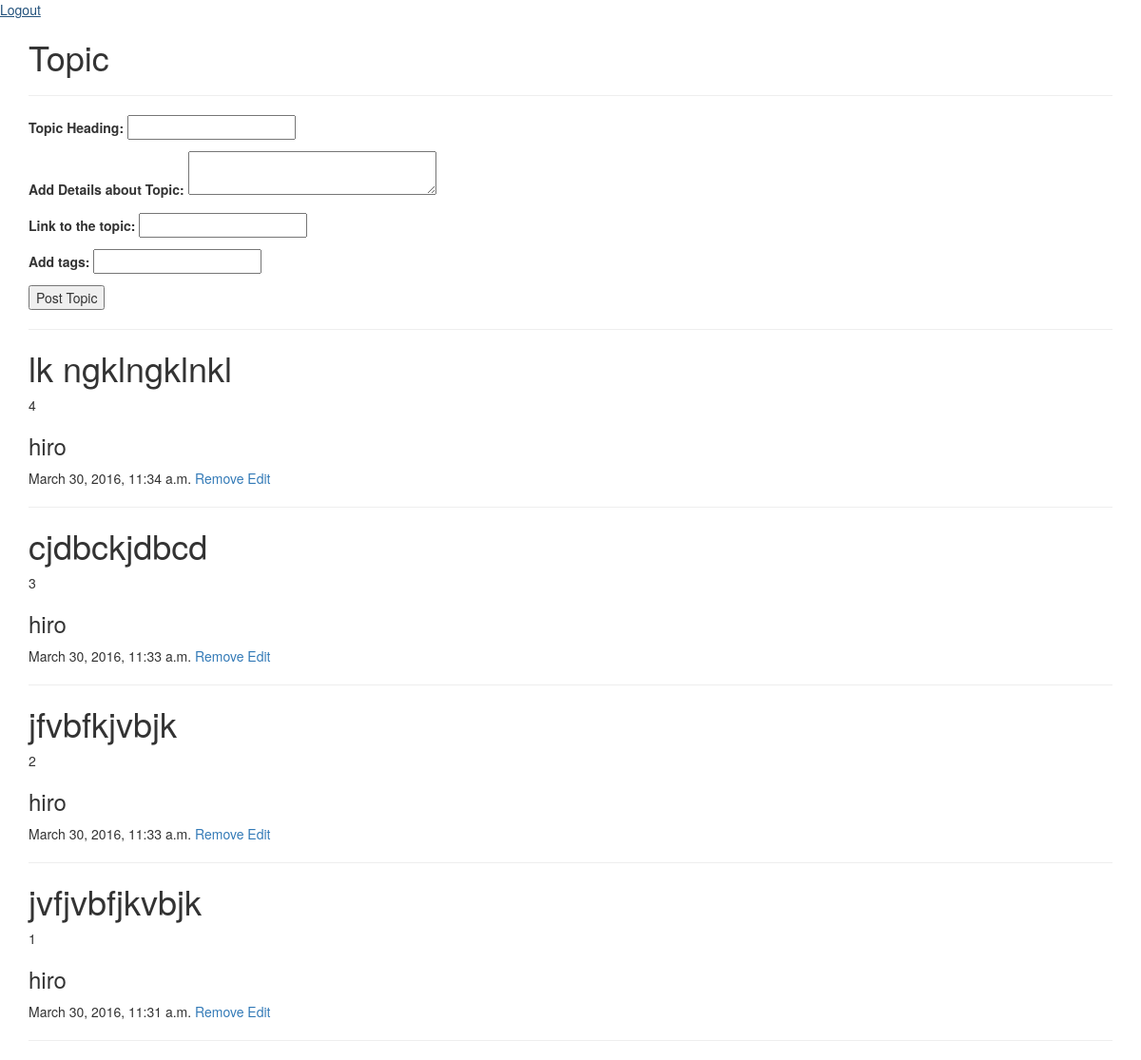
Page /codehub/topic/ (signed in) on the earlier database version.
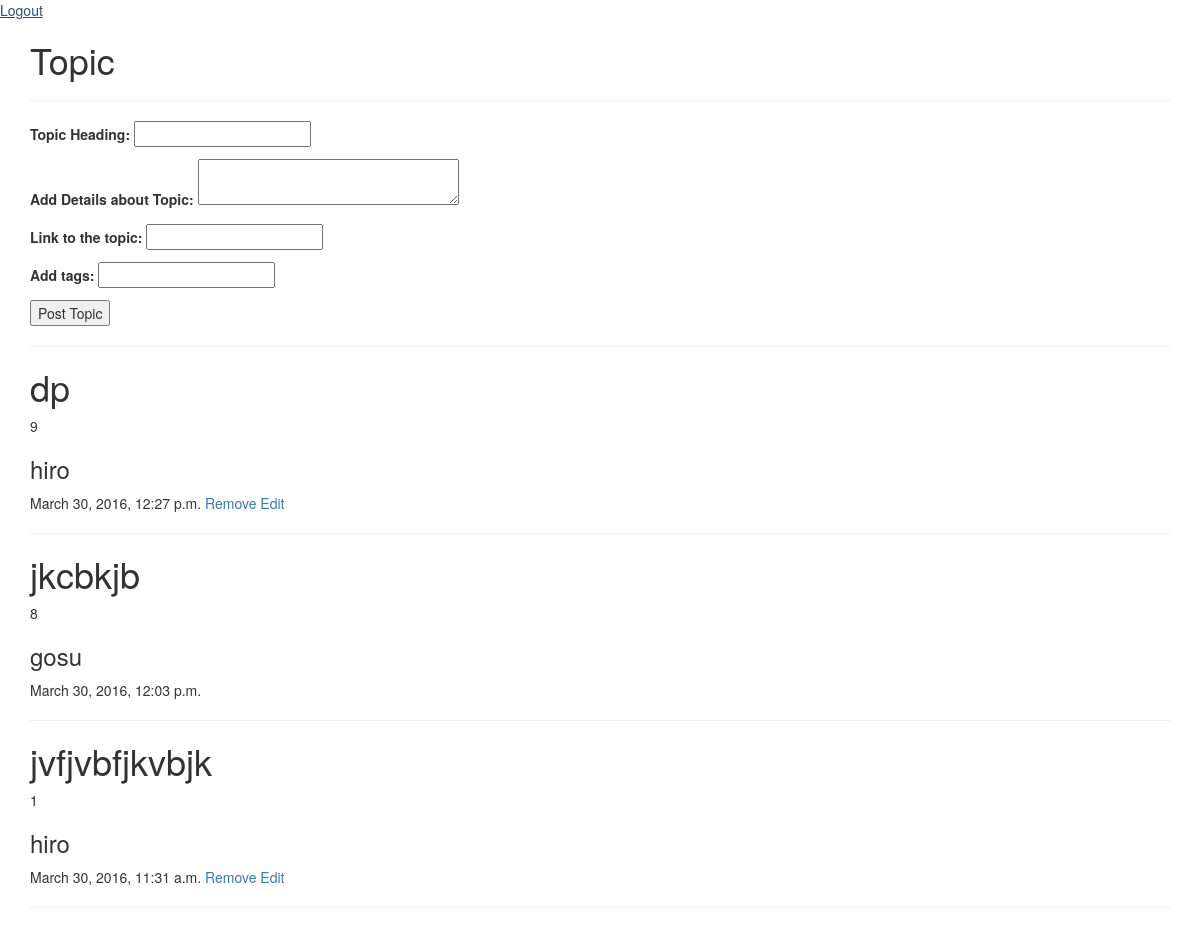
Same page on the later database version.
### app/models.py (models this page shows, shortened)
class CodehubTopicModel(models.Model):
    user = models.ForeignKey(User)
    topic_heading = models.CharField(max_length = 100)
    topic_detail = models.CharField(max_length = 200)
    topic_link = models.CharField(max_length = 100 )
    tags = models.CharField(max_length = 50)
    timeStamp = models.DateTimeField()

### app/views.py (the view)
    def wrapper(request,*args,**kwargs):
        if not request.user.is_authenticated():
            return redirect('login_view')
        return func(request,*args,**kwargs)

### app/forms.py
class CodehubTopicForm(forms.Form):
    topic_heading = forms.CharField(label = 'Topic Heading',max_length = 100)
    topic_detail = forms.CharField(label = 'Add Details about Topic',widget = forms.Textarea(attrs = {'rows':'2','cols':'32'}),max_length = 200)
    topic_link = forms.URLField(label = 'Link to the topic',max_length = 100,required = False)
    tags = forms.CharField(label = 'Add tags',max_length = 100,required = True)

### app/views.py (called while the page is built)
def loginRequired(func):
    def wrapper(request,*args,**kwargs):
        if not request.user.is_authenticated():
            return redirect('login_view')
        return func(request,*args,**kwargs)
    return wrapper

@loginRequired
def codehub_topic(request):
    if request.method == 'POST':
        form = CodehubTopicForm(request.POST)
        if form.is_valid():
            user = User.objects.get(username = request.user.username)
            new_topic = CodehubTopicModel(
                user = user,
                topic_heading = form.cleaned_data['topic_heading'],
                topic_detail = form.cleaned_data['topic_detail'],
                topic_link = form.cleaned_data['topic_link'],
                tags = form.cleaned_data['tags'],
                timeStamp = datetime.datetime.now()
            )
            new_topic.save()
            return redirect('/codehub/topic')
    else:
        form = CodehubTopicForm()
        topics = CodehubTopicModel.objects.all().order_by('-timeStamp')
    return render(request,'codehub/topic.html',{'form':form,'topics':topics})

### app/templates/codehub/topic.html (shortened to what this page needs)
{% extends 'base.html' %}
{% block content %}
<h1>Topic</h1>
<hr/>
<form method="post">
{{ form.as_p }}
<input type='submit' name='submitTopic' value= 'Post Topic'/>
</form>
<hr/>
{% for topic in topics %}
    <h1>{{ topic.topic_heading }}</h1>
    {{ topic.id }}
    <h3>{{ topic.user.username }}</h3>
    {{ topic.timeStamp }}
    {% if topic.user.username == user.username %}
    <a href = "/codehub/topic/remove/{{ topic.id }}">Remove</a>
    <a href = "/codehub/topic/edit/{{ topic.id }}">Edit</a>
    {% endif %}
    <hr/>
{% endfor %}
{% endblock %}

### app/templates/base.html (shortened to what this page needs)
{% load staticfiles %}
<html>
  <head>
    {% load bootstrap3 %}
    {% bootstrap_css %}
  </head>
  <body>
    {% if user.is_authenticated %}
    <a href="{% url 'logout_view' %}">Logout</a>
    {% else %}
    <a href="{% url 'login_view' %}">Login</a>
    <a href="{% url 'register_view' %}">Register</a>
    {%endif %}
    <div class="container">
    {% block content %}
    {% endblock %}
    </div>
  </body>
</html>

Differences in the rows shown:
removed CodehubTopicModel: topic_heading "lk ngklngklnkl", id "4", user.username "hiro", timeStamp "March 30, 2016, 11:34 a.m."
removed CodehubTopicModel: topic_heading "cjdbckjdbcd", id "3", user.username "hiro", timeStamp "March 30, 2016, 11:33 a.m."
removed CodehubTopicModel: topic_heading "jfvbfkjvbjk", id "2", user.username "hiro", timeStamp "March 30, 2016, 11:33 a.m."
added CodehubTopicModel: topic_heading "dp", id "9", user.username "hiro", timeStamp "March 30, 2016, 12:27 p.m."
added CodehubTopicModel: topic_heading "jkcbkjb", id "8", user.username "gosu", timeStamp "March 30, 2016, 12:03 p.m."
